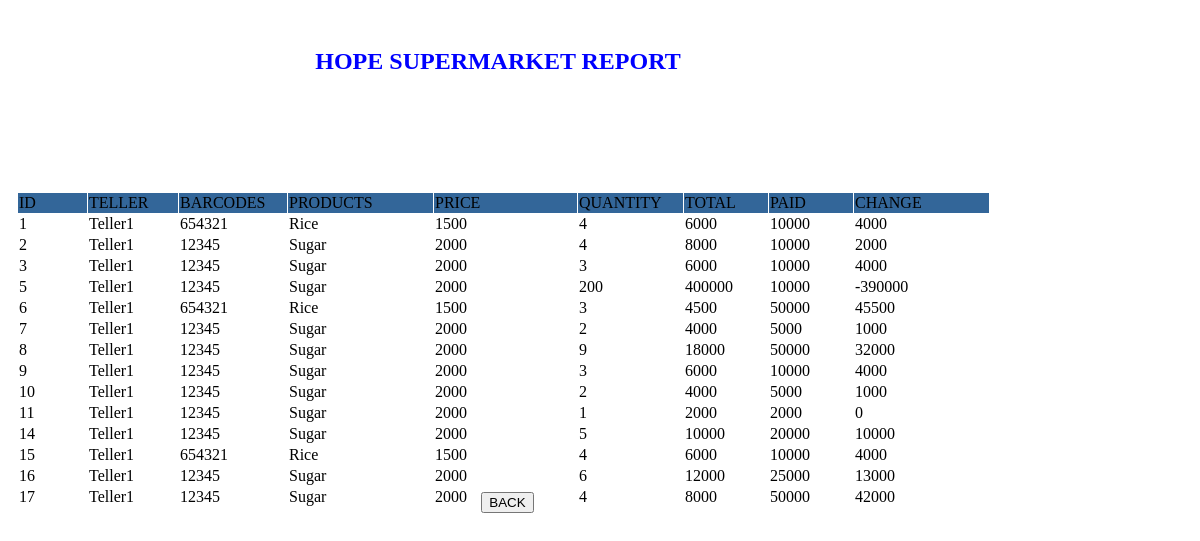
The app's page /report.php (signed in) with its own data.
### tables this page shows
CREATE TABLE `sold` (
  `id` int(3) NOT NULL auto_increment,
  `Teller` varchar(30) NOT NULL,
  `barcode` int(10) NOT NULL,
  `product_name` varchar(15) NOT NULL,
  `product_price` varchar(15) NOT NULL,
  `quantity` int(10) NOT NULL,
  `total` int(10) NOT NULL,
  `paid` int(10) NOT NULL,
  `balance` int(10) NOT NULL,
  PRIMARY KEY  (`id`)
);

### report.php (the view, shortened to what this page needs)
<?php
if (!function_exists("GetSQLValueString")) {
function GetSQLValueString($theValue, $theType, $theDefinedValue = "", $theNotDefinedValue = "")
{
  $theValue = function_exists("mysql_real_escape_string") ? mysql_real_escape_string($theValue) : mysql_escape_string($theValue);
  switch ($theType) {
    case "text":
      $theValue = ($theValue != "") ? "'" . $theValue . "'" : "NULL";
      break;
  }
  return $theValue;
}
}
$colname_report = "-1";
if (isset($_SESSION['MM_Username'])) {
  $colname_report = $_SESSION['MM_Username'];
}
$query_report = sprintf("SELECT id, Teller, barcode, product_name, product_price, quantity, total, paid, balance FROM sold WHERE Teller = %s ORDER BY id ASC", GetSQLValueString($colname_report, "text"));
$report = mysql_query($query_report, $connection) or die(mysql_error());
$row_report = mysql_fetch_assoc($report);
?>
<!DOCTYPE html PUBLIC "-//W3C//DTD XHTML 1.0 Transitional//EN" "http://www.w3.org/TR/xhtml1/DTD/xhtml1-transitional.dtd">
<html xmlns="http://www.w3.org/1999/xhtml">
<head>
</head>
<body>
<div id="apDiv2">
  <h2 align="center"><b><font color="Blue">HOPE SUPERMARKET REPORT</font></b></h2>
</div>
<div id="apDiv3">
  <table border="0" cellpadding="1" cellspacing="1">
    <tr bgcolor="#336699">
      <td width="67">ID</td>
      <td width="88">TELLER</td>
      <td width="106">BARCODES</td>
      <td width="143">PRODUCTS</td>
      <td width="141">PRICE</td>
      <td width="103">QUANTITY</td>
      <td width="82">TOTAL</td>
      <td width="82">PAID</td>
      <td width="133">CHANGE</td>
    </tr>
    <?php do { ?>
      <tr>
        <td><?php echo $row_report['id']; ?></td>
        <td><?php echo $row_report['Teller']; ?></td>
        <td><?php echo $row_report['barcode']; ?></td>
        <td><?php echo $row_report['product_name']; ?></td>
        <td><?php echo $row_report['product_price']; ?></td>
        <td><?php echo $row_report['quantity']; ?></td>
        <td><?php echo $row_report['total']; ?></td>
        <td><?php echo $row_report['paid']; ?></td>
        <td><?php echo $row_report['balance']; ?></td>
      </tr>
      <?php } while ($row_report = mysql_fetch_assoc($report)); ?>
  </table>
</div>
<div id="apDiv4">
  <form id="form1" name="form1" method="post" action="">
    <p>&nbsp;</p>
    <p align="center">
     <a href="pointofsale.php"> <input type="button" name="button" id="button" value="BACK" /></a>
    </p>
  </form>
</div>
</body>
</html>

### report.php (style rules this page uses)
#apDiv2 { position: absolute; width: 370px; height: 84px; z-index: 2; left: 313px; top: 28px; }
#apDiv3 { position: absolute; width: 975px; height: 242px; z-index: 3; left: 17px; top: 192px; overflow: visible; }
#apDiv4 { position: absolute; width: 975px; height: 62px; z-index: 4; left: 20px; top: 442px; }

### records on screen
sold: id "1", Teller "Teller1", barcode "654321", product_name "Rice", product_price "1500", quantity "4", total "6000", paid "10000", balance "4000"
sold: id "2", Teller "Teller1", barcode "12345", product_name "Sugar", product_price "2000", quantity "4", total "8000", paid "10000", balance "2000"
sold: id "3", Teller "Teller1", barcode "12345", product_name "Sugar", product_price "2000", quantity "3", total "6000", paid "10000", balance "4000"
sold: id "5", Teller "Teller1", barcode "12345", product_name "Sugar", product_price "2000", quantity "200", total "400000", paid "10000", balance "-390000"
sold: id "6", Teller "Teller1", barcode "654321", product_name "Rice", product_price "1500", quantity "3", total "4500", paid "50000", balance "45500"
sold: id "7", Teller "Teller1", barcode "12345", product_name "Sugar", product_price "2000", quantity "2", total "4000", paid "5000", balance "1000"
sold: id "8", Teller "Teller1", barcode "12345", product_name "Sugar", product_price "2000", quantity "9", total "18000", paid "50000", balance "32000"
sold: id "9", Teller "Teller1", barcode "12345", product_name "Sugar", product_price "2000", quantity "3", total "6000", paid "10000", balance "4000"
sold: id "10", Teller "Teller1", barcode "12345", product_name "Sugar", product_price "2000", quantity "2", total "4000", paid "5000", balance "1000"
sold: id "11", Teller "Teller1", barcode "12345", product_name "Sugar", product_price "2000", quantity "1", total "2000", paid "2000", balance "0"
sold: id "14", Teller "Teller1", barcode "12345", product_name "Sugar", product_price "2000", quantity "5", total "10000", paid "20000", balance "10000"
sold: id "15", Teller "Teller1", barcode "654321", product_name "Rice", product_price "1500", quantity "4", total "6000", paid "10000", balance "4000"
sold: id "16", Teller "Teller1", barcode "12345", product_name "Sugar", product_price "2000", quantity "6", total "12000", paid "25000", balance "13000"
sold: id "17", Teller "Teller1", barcode "12345", product_name "Sugar", product_price "2000", quantity "4", total "8000", paid "50000", balance "42000"
